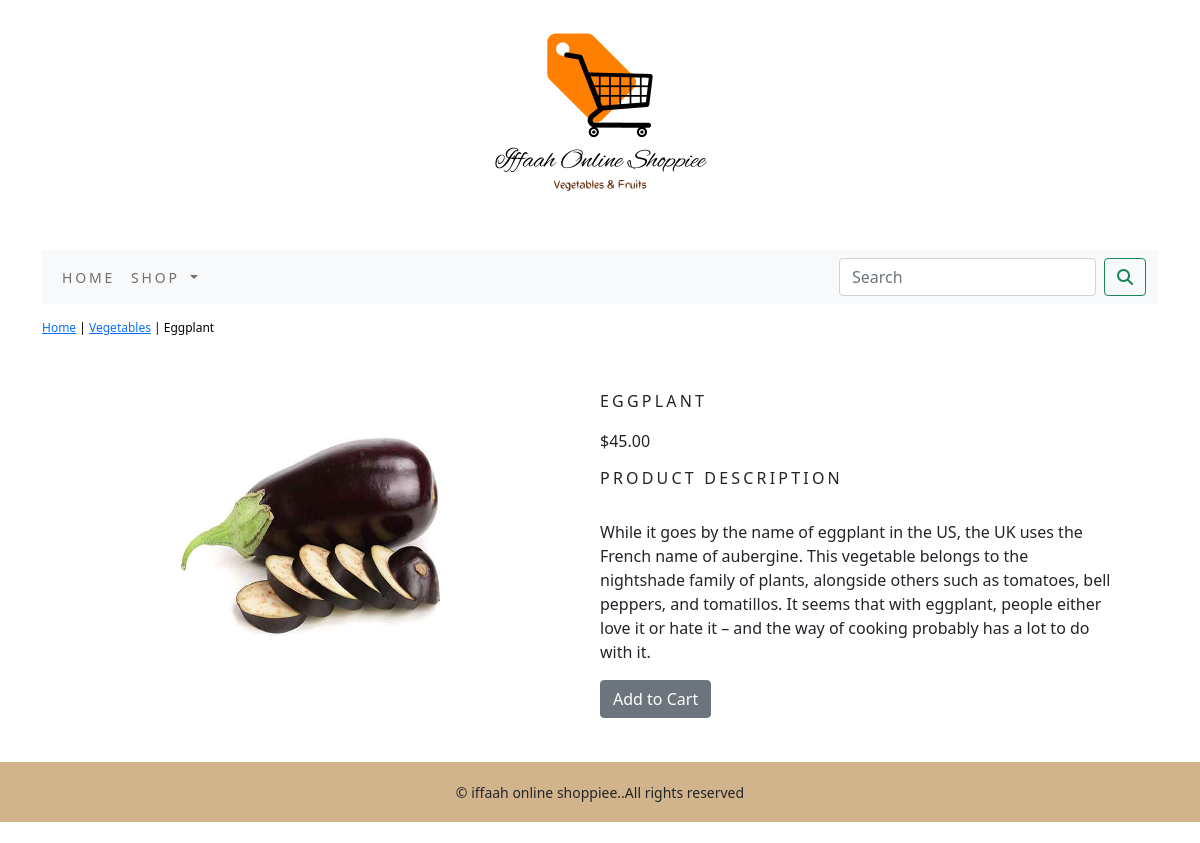
Screenshot of /shopapp/vegetables/eggplant/ with the database file from the repository.
### shopapp/models.py (models this page shows, shortened)
class Product(models.Model):
    name=models.CharField(max_length=250,unique=True)
    slug=models.SlugField(max_length=250,unique=True)
    description=models.TextField(blank=True)
    price=models.DecimalField(max_digits=10,decimal_places=2)
    category=models.ForeignKey(Category,on_delete=models.CASCADE)
    image=models.ImageField(upload_to='product',blank=True)
    stock=models.IntegerField()
    available=models.BooleanField(default=True)
    created=models.DateTimeField(auto_now_add=True)
    updated=models.DateTimeField(auto_now=True)
    class Meta:
        ordering=['name',]
        verbose_name='product'
        verbose_name_plural='products'

class Category(models.Model):
    name=models.CharField(max_length=250,unique=True)
    slug=models.SlugField(max_length=250,unique=True)
    description=models.TextField(blank=True)
    image=models.ImageField(upload_to='category',blank=True)
    class Meta:
        ordering=['name',]
        verbose_name='category'
        verbose_name_plural='categories'
    def get_url(self):
        return reverse('shopapp:product_by_category',args=[self.slug])
    def __str__(self):
        return '{}'.format(self.name)

### shopapp/views.py (the view)
# urls.py: path('<slug:c_slug>/<slug:product_slug>/',views.proDetail,name='prodCatdetail')
def proDetail(request,c_slug,product_slug):
    try:
        product=Product.objects.get(category__slug=c_slug,slug=product_slug)
    except Exception as e:
        raise e
    return render(request,'product.html',{'product':product})

### cart/context_processors.py (called while the page is built)
def counter(request):
    item_count=0
    if 'admin' in request.path:
        return {}
    else:
        try:
            cart=Cart.objects.filter(cart_id=_cart_id(request))
            cart_items=CartItem.objects.all().filter(cart=cart[:1])
            for cart_item in cart_items:
                item_count += cart_item.quantity
        except cart.DoesNotExist:
            item_count =0
    return dict(item_count=item_count)

### cart/views.py (called while the page is built)
def  _cart_id(request):
    cart = request.session.session_key
    if not cart:
        cart=request.session.create()
    return cart

### shopapp/context_processors.py (called while the page is built)
def menu_links(request):
    links=Category.objects.all()
    return dict(links=links)

### templates/product.html (shortened to what this page needs)
{% extends 'base.html' %}
{% load static %}
{% block content %}
<div class="row my_prod_row_class">
  <div class="mx_auto">
    <p> <a href="{% url 'shopapp:allProductCat' %}">Home</a> | <a href="{{product.category.get_url}}">{{product.category}}</a> | {{product.name}}</p>
  </div>
<div class="container"></div>
<br>
<div class="row">
  <div class="col-12 col-sm-12 col-md-12 col-lg-6 text-center">
    <div style="min-width:18rem">
      <img src="{{product.image.url}}" alt="{{product.name}}" width="300" height="300">
    </div>
  </div>
     <div class="col-12 col-sm-12 col-md-12 col-lg-6">
         <div>
        <h1 class="my_prod_title">{{ product.name }}</h1>
        <p>${{ product.price }}</p>
        <h3 class="my_title">Product Description</h3><br>
        <p class="text-jestify my_prod_text">{{ product.description }}</p>
        {% if product.stock <= 0 %}
        <p class="text-justify my_prod_text"><b>Out of Stock</b></p>
        {% else %}
        <a class="btn btn-secondary"  href="{% url 'cart:add_cart' product.id %}">Add to Cart</a>
        {% endif %}
      </div>
    </div>
  </div>
</div>
</div>
{% endblock %}

### static/css/custom.css (style rules this page uses)
body { font-family:'Roboto Slab',suns-scrif; }
.my_title { font-size:16px; text-transform:uppercase; letter-spacing:.2em; }
.my_prod_row_class { padding-top:15px; padding-bottom:20px; }
.my_prod_row_class .mx_auto { color:#000; font-size:12px; text-decoration:none; }
.my_prod_title { font-size:16px; text-transform:uppercase; letter-spacing:.2em; padding-top:15px; padding-bottom:10px; }
.my_prod_text { padding-right:20px; }

### rows the page displays
Product: category "Vegetables", name "Eggplant", image (picture), name "EGGPLANT", price "45.00", description "While it goes by the name of eggplant in the US, the UK uses the French name of aubergine. This vegetable belongs to the nightshade family of plants, alongside others such as tomatoes, bell peppers, and tomatillos. It seems that with eggplant, people either love it or hate it – and the way of cooking probably has a lot to do with it."
